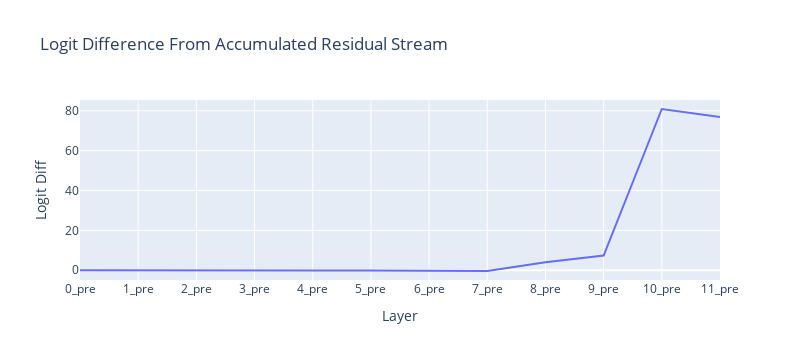

Notebook code cell kept with this figure:
### Code cell
fig = px.line(
    y=logit_difference.detach().numpy(),
    x=labels,
    title="Logit Difference From Accumulated Residual Stream",
    labels={"x": "Layer", "y": "Logit Diff"},
    width=800
)

fig.show()

### Figure 1 — Plotly figure (JSON) as saved in the notebook; plotly's stock layout.template omitted (floating-point values rounded to 4 significant figures)
{"data": [{"hovertemplate": "Layer=%{x}<br>Logit Diff=%{y}<extra></extra>", "legendgroup": "", "line": {"color": "#636efa", "dash": "solid"}, "marker": {"symbol": "circle"}, "mode": "lines", "name": "", "orientation": "v", "showlegend": false, "type": "scatter", "x": ["0_pre", "1_pre", "2_pre", "3_pre", "4_pre", "5_pre", "6_pre", "7_pre", "8_pre", "9_pre", "10_pre", "11_pre"], "xaxis": "x", "y": [-0.0006656, -0.1189, -0.1291, -0.09629, -0.1137, -0.1694, -0.1244, -0.4202, 4.003, 7.311, 80.9, 76.91], "yaxis": "y"}], "layout": {"height": 360, "legend": {"tracegroupgap": 0}, "title": {"text": "Logit Difference From Accumulated Residual Stream"}, "width": 800, "xaxis": {"anchor": "y", "autorange": true, "domain": [0, 1], "range": [0, 11], "title": {"text": "Layer"}, "type": "category"}, "yaxis": {"anchor": "x", "autorange": true, "domain": [0, 1], "range": [-4.938, 85.42], "title": {"text": "Logit Diff"}, "type": "linear"}}}
